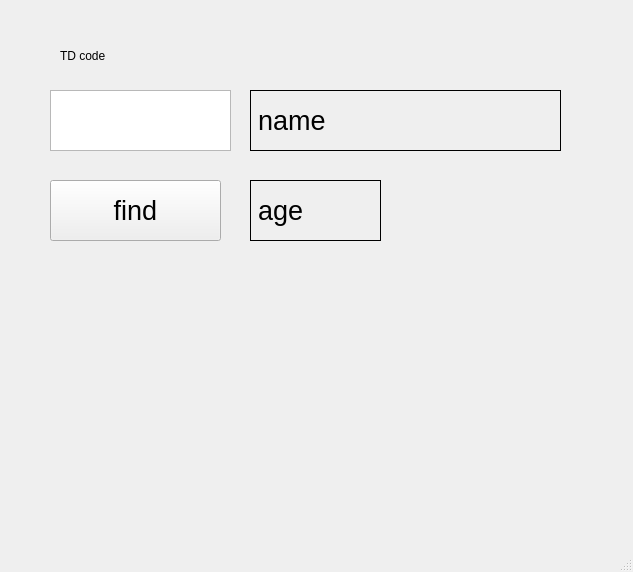
<?xml version="1.0" encoding="UTF-8"?>
<ui version="4.0">
 <class>MainWindow</class>
 <widget class="QMainWindow" name="MainWindow">
  <property name="geometry">
   <rect>
    <x>0</x>
    <y>0</y>
    <width>633</width>
    <height>572</height>
   </rect>
  </property>
  <property name="windowTitle">
   <string>MainWindow</string>
  </property>
  <widget class="QWidget" name="centralwidget">
   <widget class="QLabel" name="Screen_name">
    <property name="geometry">
     <rect>
      <x>250</x>
      <y>90</y>
      <width>311</width>
      <height>61</height>
     </rect>
    </property>
    <property name="font">
     <font>
      <pointsize>20</pointsize>
     </font>
    </property>
    <property name="frameShape">
     <enum>QFrame::Box</enum>
    </property>
    <property name="text">
     <string>name</string>
    </property>
   </widget>
   <widget class="QPushButton" name="Button_find">
    <property name="geometry">
     <rect>
      <x>50</x>
      <y>180</y>
      <width>171</width>
      <height>61</height>
     </rect>
    </property>
    <property name="font">
     <font>
      <pointsize>20</pointsize>
     </font>
    </property>
    <property name="text">
     <string>find</string>
    </property>
   </widget>
   <widget class="QLabel" name="Screen_age">
    <property name="geometry">
     <rect>
      <x>250</x>
      <y>180</y>
      <width>131</width>
      <height>61</height>
     </rect>
    </property>
    <property name="font">
     <font>
      <pointsize>20</pointsize>
     </font>
    </property>
    <property name="frameShape">
     <enum>QFrame::Box</enum>
    </property>
    <property name="text">
     <string>age</string>
    </property>
   </widget>
   <widget class="QLabel" name="label">
    <property name="geometry">
     <rect>
      <x>60</x>
      <y>30</y>
      <width>141</width>
      <height>51</height>
     </rect>
    </property>
    <property name="styleSheet">
     <string notr="true">font: 20pt &quot;MS Shell Dlg 2&quot;;</string>
    </property>
    <property name="text">
     <string>TD code</string>
    </property>
   </widget>
   <widget class="QTextEdit" name="Screen_ID">
    <property name="geometry">
     <rect>
      <x>50</x>
      <y>90</y>
      <width>181</width>
      <height>61</height>
     </rect>
    </property>
    <property name="styleSheet">
     <string notr="true">font: 20pt &quot;MS Shell Dlg 2&quot;;</string>
    </property>
   </widget>
  </widget>
  <widget class="QMenuBar" name="menubar">
   <property name="geometry">
    <rect>
     <x>0</x>
     <y>0</y>
     <width>633</width>
     <height>21</height>
    </rect>
   </property>
  </widget>
  <widget class="QStatusBar" name="statusbar"/>
 </widget>
 <resources/>
 <connections/>
</ui>
